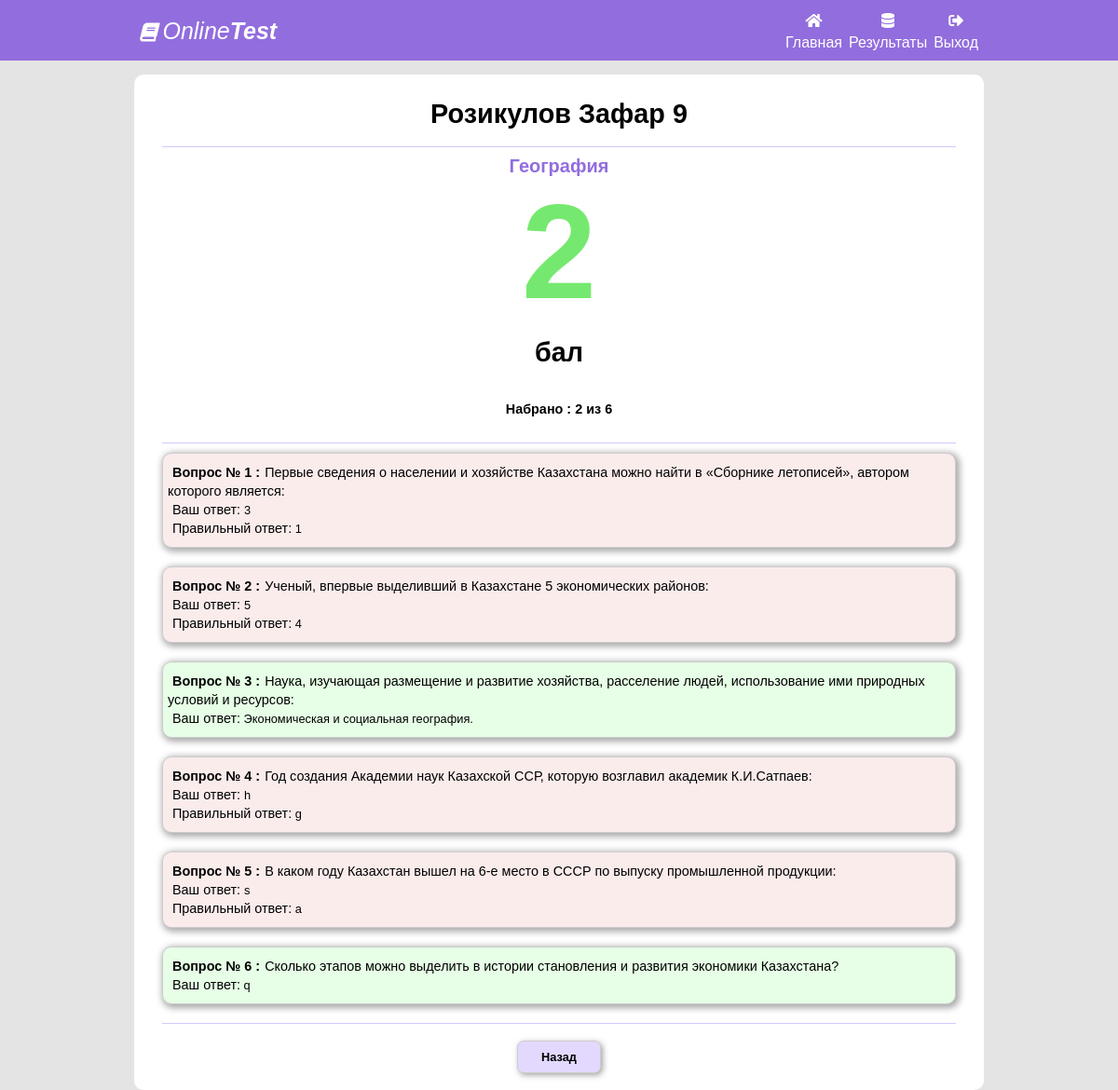
The page /analize/1 (signed in) on the database its author committed.
### main/models.py (models this page shows, shortened)
class UserTestItem(models.Model):
    title = models.CharField(max_length=200, blank=True)
    test = models.ForeignKey(Test, on_delete=models.CASCADE, default="")
    user = models.ForeignKey(User, on_delete=models.CASCADE, default="")
    start_date = models.DateTimeField()
    stop_date = models.DateTimeField()
    ball = models.IntegerField(default=0)
    count_question = models.IntegerField(default=0)
    true_question = models.IntegerField(default=0)
    questions = models.CharField(max_length=300, default='', blank=True)

class User(models.Model):
    first_name = models.CharField(max_length=300)
    last_name = models.CharField(max_length=300)
    iin = models.CharField(max_length=300, null=True)
    parol = models.CharField(max_length=300, null=True)
    valid_till = models.DateTimeField(max_length=300, null=True)
    clas = models.ForeignKey(Class, on_delete=models.CASCADE)
    ball = models.IntegerField(default=0)
    rating = models.IntegerField(default=0)

class Class(models.Model):
    title = models.CharField(max_length=300)

class Test(models.Model):
    title = models.CharField(max_length=300, blank=True, default="")
    subject = models.ForeignKey(Subject, on_delete=models.CASCADE)
    clas = models.ForeignKey(Class, on_delete=models.CASCADE)
    start_time = models.DateTimeField()
    stop_time = models.DateTimeField()
    limit = models.IntegerField(default=40)
    description = models.TextField()

class UserTestItemVariant(models.Model):
    user_test_item = models.ForeignKey(UserTestItem, on_delete=models.CASCADE)
    test_item = models.ForeignKey(TestItem, on_delete=models.CASCADE)
    user_variant = models.IntegerField(default=0)
    correct_variant = models.IntegerField(default=0)
    ball = models.IntegerField(default=0)

class TestItem(models.Model):
    test = models.ForeignKey(Test, on_delete=models.CASCADE)
    question = models.TextField()
    answer_1 = models.TextField()
    answer_2 = models.TextField()
    answer_3 = models.TextField()
    answer_4 = models.TextField()
    answer_5 = models.TextField()
    correct_answer = models.IntegerField()

### main/views.py (the view)
# urls.py: path('analize/<int:test_id>', analizeHandler),
def analizeHandler(request, test_id):
    test_info = None
    test_id = test_id
    test_user_item_variants = []
    if not request.user.is_authenticated:
        tests = []
        current_user = request.session.get('user_id', None)
        if current_user:
            current_user = User.objects.get(id=int(current_user))
            if current_user:
                test_info = UserTestItem.objects.filter(user__id=int(current_user.id)).filter(id=test_id)
                if test_info:
                    test_info = test_info[0]
    else:
        test_info = UserTestItem.objects.get(id=test_id)
    if test_info:
        test_user_item_variants = UserTestItemVariant.objects.filter(user_test_item__id = test_id)
    return render(request, 'analize.html', {'test_user_item_variants':test_user_item_variants, 'test_info':test_info})

### templates/analize.html (shortened to what this page needs)
<!DOCTYPE html>
<html>
<head>
	<link rel="stylesheet" type="text/css" href="/static/style2.css">
	<link rel="stylesheet" href="https://use.fontawesome.com/releases/v5.6.1/css/all.css"
>
</head>
<body>
<div class="body">
<div class="nav">
	<div class="nav-bar">
	<div class="head-left" style="font-style:italic;">
		<i class="fa fa-book" style="font-style:italic; font-size:20px;"></i>	Online<b>Test</b>
	</div>
	<div class="head-right">
		<div class="alla">
			<a href="/" class="nav-link">
				<i class="fas fa-home"></i>
				<span>Главная</span>
			</a>
		</div>
		<div class="alla">
			<a href="/results" class="nav-link">
				<i class="fas fa-database"></i>
				<span>Результаты</span>
			</a>
		</div>
		<div class="alla">
			<a href="/davay" class="nav-link">
				<i class="fas fa-sign-out-alt"></i>
				<span>Выход</span>
			</a>
		</div>
	</div>
	</div>
</div>
<div class="container">
	<div class="left-container"><br>
		{% if test_info %}
		<h1>{{ test_info.user.last_name }} {{ test_info.user.first_name }} {{ test_info.user.clas.title }}</h1>
		<hr class="hr-2">
		<center class="subject-1">
			{{ test_info.test.title }}
		</center>
		<div class="ball">
			{{ test_info.ball }}<br>
			<h1>бал</h1>
		</div>
		<br>
		<div class="count" style="text-align: center;margin: 0">Набрано : {{ test_info.ball }} из {{ test_info.count_question }}</div>
		<br>
		<hr class="hr-2">
		{% for ti in test_user_item_variants %}
		<div class="answer-list {% if ti.user_variant == ti.correct_variant %} bg-gren {% else %} bg-red {% endif %} ">
			<span class="question-1">Вопрос № {{ forloop.counter }} :</span><span class="question-2">{{ ti.test_item.question }}</span><br>
			{% if ti.user_variant != ti.correct_variant %}
			<span class="question-2">Ваш ответ: </span>
			{% if ti.user_variant == 1 %} {{ ti.test_item.answer_1 }} {% endif %}
			{% if ti.user_variant == 2 %} {{ ti.test_item.answer_2 }} {% endif %}
			{% if ti.user_variant == 3 %} {{ ti.test_item.answer_3 }} {% endif %}
			<br>
			<span class="question-2">Правильный ответ:</span>
			{% if ti.correct_variant == 1 %} {{ ti.test_item.answer_1 }} {% endif %}
			{% if ti.correct_variant == 2 %} {{ ti.test_item.answer_2 }} {% endif %}
			{% if ti.correct_variant == 3 %} {{ ti.test_item.answer_3 }} {% endif %}
			{% if ti.correct_variant == 4 %} {{ ti.test_item.answer_4 }} {% endif %}
			<br>
			{% else %}
			<span class="question-2">Ваш ответ:</span>
			{% if ti.user_variant == 2 %} {{ ti.test_item.answer_2 }} {% endif %}
			<br>
			{% endif %}
		</div>
		{% endfor %}
		<hr class="hr-2">
		<div class="nav-button">
			<a style="text-decoration:none;" href="/results"><input type="button" id="prev" class="input-button" name="prev-button" value="Назад"></a>
		</div><br>
		{% endif %}
	</div>
</div>
</div>
</body>
</html>

### static/style2.css (style rules this page uses)
body , a , li , div , p , span , ul { margin: 0 auto; padding: 0px; user-select: none; }
a { text-decoration:none; }
.body { background-color: #d5d5d566; }
.nav a { top:-10px; color:#fff; font-size:16px; display:grid; }
.nav-bar { width: 75%; }
.alla { display:inline-block; }
.head-left { display:inline-block; margin-top: 8px; }
.head-right { display:inline-block; float: right; text-align: center; margin-top: 4px; }
.nav { width: 100%; line-height:2; font-size: 25px; color: white; height: 65px; background-color: #926dde; }
.nav-link { position:relative; }
.container { margin-right: 30px; margin-top: 15px; margin-left: 30px; }
.left-container { width: 80%; background-color: white; border-radius: 10px ; }
.left-container h1 { font-family: "Segoe UI Semilight",Tahoma,Helvetica,Sans-Serif; color: #000; text-align: center; font-size: 1.8rem; font-style: normal; padding: 0 0 0; line-height: 100%; margin: 10px 30px 20px 30px; }
.hr-2 { border:none; height: 1px; margin:10px 30px 10px 30px; background-color: #d4c8fe; }
input { -webkit-writing-mode: horizontal-tb !important; text-rendering: auto; color: -internal-light-dark(black, white); letter-spacing: normal; word-spacing: normal; text-transform: none; text-indent: 0px; text-shadow: none; display: inline-block; text-align: start; appearance: textfield; background-color: -internal-light-dark(rgb(255, 255, 255), rgb(59, 59, 59)); -webkit-rtl-ordering: logical; cursor: text; margin: 0em; font: 400 13.3333px Arial; padding: 1px 2px; border-width: 2px; border-style: inset; border-color: -internal-light-dark(rgb(118, 118, 118), rgb(133, 133, 133)); border-image: initial; background-color: initial; cursor: default; appearance: auto; box-sizing: border-box; margin: 0 0 10px 30px; padding: initial; border: initial; }
.nav-button { float: inherit; text-align: center; }
.input-button { text-align: center; border: 1px solid #ccc; border-radius: 7px; font-family: "Segoe UI Regular",Tahoma,Helvetica,Sans-Serif; border-radius: 7px; color: #000; padding: 6px; font-size: 18px; background: #e3d9fe; width: 150px; margin-right: 0; display: block; cursor: pointer; -moz-transition: all .1s 10ms ease-in; -o-transition: all .1s 10ms ease-in; -webkit-transition: all .1s 10ms ease-in; -webkit-box-shadow: 2px 2px 6px 0 rgb(133 133 133 / 77%); -moz-box-shadow: 2px 2px 6px 0 rgba(133,133,133,.77); box-shadow: 2px 2px 6px 0 rgb(133 133 133 / 77%); }
#prev , #next { display: inline; padding: 7px; width: auto; min-width: 90px; margin: 8px 5px 0; font-weight: 600; font-size: 0.8rem; line-height: 1.2rem; }
.count { margin: 0 0 10px 30px; font-weight: 600; font-size: 0.9rem; }
body { background-color: #d5d5d566; font-family: sans-serif; font-weight: 100; }
.bg-red { background-color: #fbecec; }
.bg-gren { background-color: #e6ffe6; }
.answer-list { padding: 10px 5px; margin:0 30px 20px 30px; font-size: 0.8rem; border: 1px solid #ccc; -webkit-border-radius: 10px; -moz-border-radius: 10px; border-radius: 10px; -webkit-box-shadow: 2px 2px 7px 2px rgb(171 169 171); -moz-box-shadow: 2px 2px 7px 2px rgba(171,169,171,1); box-shadow: 2px 2px 7px 2px rgb(171 169 171); }
.subject-1 { color: #926dde; font-size: 20px; line-height: 20px; font-weight: 600; }
.fas { color:#fff; font-size:16px; }
.question-1 { color: #000; line-height: 20px; font-size: 0.9rem; font-weight: 600; margin: 10px 0 5px; margin: 0 0 20px 5px; }
.question-2 { color: #000; line-height: 20px; font-size: 0.9rem; margin: 10px 0 5px; margin: 0 0 20px 5px; }
.ball { text-align: center; font-weight: 600; font-size: 9rem; color: #75e96f; }

### rows shown on the page
UserTestItem: user.last_name "Розикулов", user.first_name "Зафар", user.clas "9", test "География", ball "2", count_question "6"
UserTestItemVariant: test_item.question "Первые сведения о населении и хозяйстве Казахстана можно найти в «Сборнике летописей», автором которого является:", test_item.answer_3 "3", test_item.answer_1 "1"
UserTestItemVariant: test_item.question "Ученый, впервые выделивший в Казахстане 5 экономических районов:", test_item.answer_1 "5", test_item.answer_2 "4"
UserTestItemVariant: test_item.question "Наука, изучающая размещение и развитие хозяйства, расселение людей, использование ими природных условий и ресурсов:", test_item.answer_2 "Экономическая и социальная география."
UserTestItemVariant: test_item.question "Год создания Академии наук Казахской ССР, которую возглавил академик К.И.Сатпаев:", test_item.answer_2 "h", test_item.answer_4 "g"
UserTestItemVariant: test_item.question "В каком году Казахстан вышел на 6-е место в СССР по выпуску промышленной продукции:", test_item.answer_1 "s", test_item.answer_3 "a"
UserTestItemVariant: test_item.question "Сколько этапов можно выделить в истории становления и развития экономики Казахстана?", test_item.answer_2 "q"
